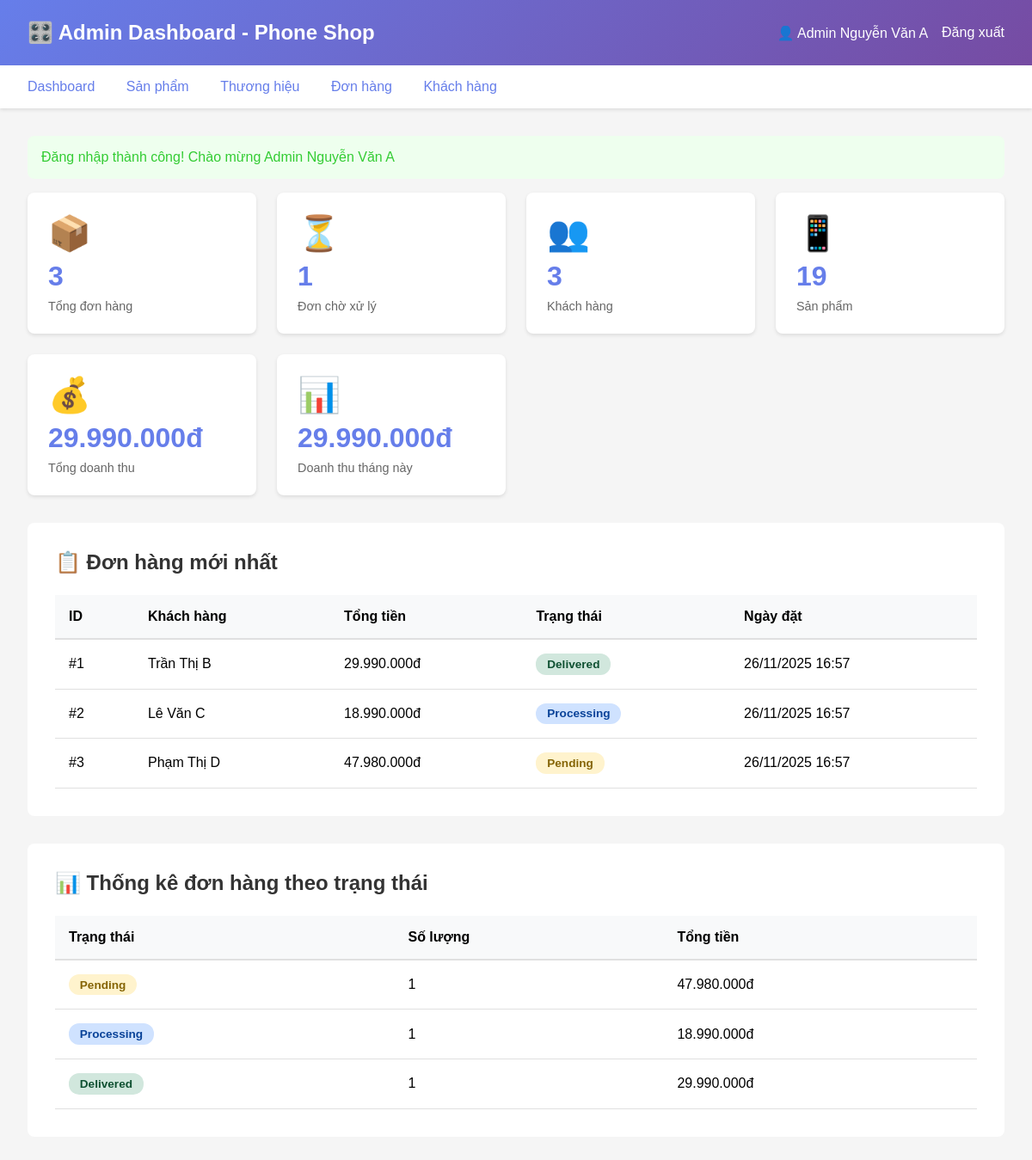
/public/admin/dashboard (signed in), run on the app's committed database.
### tables this page shows
CREATE TABLE orders (
    id INT AUTO_INCREMENT PRIMARY KEY,
    user_id INT NOT NULL,
    customer_name VARCHAR(100) NOT NULL,
    customer_phone VARCHAR(20) NOT NULL,
    customer_address TEXT NOT NULL,
    total_amount DECIMAL(10, 2) NOT NULL,
    status ENUM('pending', 'processing', 'shipping', 'delivered', 'cancelled') DEFAULT 'pending',
    payment_method VARCHAR(50) DEFAULT 'COD',
    notes TEXT,
    created_at TIMESTAMP DEFAULT CURRENT_TIMESTAMP,
    updated_at TIMESTAMP DEFAULT CURRENT_TIMESTAMP ON UPDATE CURRENT_TIMESTAMP,
    FOREIGN KEY (user_id) REFERENCES users(id) ON DELETE CASCADE,
    INDEX idx_user_id (user_id),
    INDEX idx_status (status),
    INDEX idx_created_at (created_at)
);

### resources/view/admin/dashboard.php (the view, shortened to what the rows shown need)
<!DOCTYPE html>
<html lang="vi">
<head>
</head>
<body>
    <div class="header">
        <h1>🎛️ Admin Dashboard - Phone Shop</h1>
    </div>
    <div class="container">
        <div class="section">
            <h2>📋 Đơn hàng mới nhất</h2>
            <?php if (!empty($latestOrders)): ?>
                <table>
                    <thead>
                        <tr>
                            <th>ID</th>
                            <th>Khách hàng</th>
                            <th>Tổng tiền</th>
                            <th>Trạng thái</th>
                            <th>Ngày đặt</th>
                        </tr>
                    </thead>
                    <tbody>
                        <?php foreach ($latestOrders as $order): ?>
                            <tr>
                                <td>#<?= $order['id'] ?></td>
                                <td><?= escape($order['customer_name']) ?></td>
                                <td><?= formatPrice($order['total_amount']) ?></td>
                                <td>
                                    <span class="badge badge-<?= $order['status'] ?>">
                                        <?= ucfirst($order['status']) ?>
                                    </span>
                                </td>
                                <td><?= formatDateTime($order['created_at']) ?></td>
                            </tr>
                        <?php endforeach; ?>
                    </tbody>
                </table>
            <?php else: ?>
                <p>Chưa có đơn hàng nào</p>
            <?php endif; ?>
        </div>
        <?php if (!empty($orderStatistics)): ?>
            <div class="section">
                <h2>📊 Thống kê đơn hàng theo trạng thái</h2>
                <table>
                    <thead>
                        <tr>
                            <th>Trạng thái</th>
                            <th>Số lượng</th>
                            <th>Tổng tiền</th>
                        </tr>
                    </thead>
                </table>
            </div>
        <?php endif; ?>
    </div>
</body>
</html>

### data on the page
orders: id "1", customer_name "Trần Thị B", total_amount "29.990.000đ", status "Delivered", created_at "26/11/2025 16:57"
orders: id "2", customer_name "Lê Văn C", total_amount "18.990.000đ", status "Processing", created_at "26/11/2025 16:57"
orders: id "3", customer_name "Phạm Thị D", total_amount "47.980.000đ", status "Pending", created_at "26/11/2025 16:57"

### other printed values
getUserName() "Admin Nguyễn Văn A"
$flash['message'] "Đăng nhập thành công! Chào mừng Admin Nguyễn Văn A"
$stats['total_orders'] "3"
$stats['pending_orders'] "1"
$stats['total_customers'] "3"
$stats['total_products'] "19"
formatPrice($stats['total_revenue'] ?? 0) "29.990.000đ"
formatPrice($stats['monthly_revenue'] ?? 0) "29.990.000đ"
$stat['status'] "Pending"
$stat['count'] "1"
formatPrice($stat['total']) "47.980.000đ"
$stat['status'] "Processing"
formatPrice($stat['total']) "18.990.000đ"
$stat['status'] "Delivered"
formatPrice($stat['total']) "29.990.000đ"
